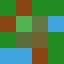

Rendered tile map (Tiled .tmx) drawn with the repository's tilesets; below, a short description and the full map source, tile grids included:
An orthogonal 4x4 tile map with 16x16 px tiles, 2 tile layers (Ground, Overlay) and 2 objects (point, trigger_zone).

<map version="1.10" tiledversion="1.10.2" orientation="orthogonal" renderorder="right-down" width="4" height="4" tilewidth="16" tileheight="16" infinite="0" nextlayerid="4" nextobjectid="3">
 <properties>
  <property name="map_name" value="test" />
 </properties>
 <tileset firstgid="1" source="test_tileset.tsx" />
 <layer id="1" name="Ground" width="4" height="4">
  <data encoding="csv">
1,2,1,1,
2,2,1,3,
1,1,1,1,
3,3,2,1
</data>
 </layer>
 <layer id="2" name="Overlay" width="4" height="4">
  <data encoding="csv">
0,0,0,0,
0,9,10,0,
0,11,12,0,
0,0,0,0
</data>
 </layer>
 <objectgroup id="3" name="Objects">
  <object id="1" name="spawn" type="point" x="32" y="32">
   <properties>
    <property name="player_start" type="bool" value="true" />
   </properties>
   <point />
  </object>
  <object id="2" name="trigger_zone" x="0" y="0" width="64" height="64">
   <properties>
    <property name="zone_id" type="int" value="42" />
   </properties>
  </object>
 </objectgroup>
</map>
